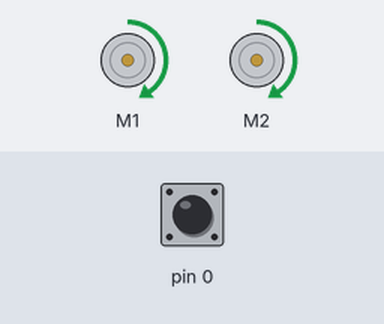
Recording of a sketch running on a simulated Arduino Leonardo, built with avr-gcc and run on an emulated ATmega32U4. On the bench: 2 × DC motor (green arrow = forward, orange = backward, longer = faster). Inputs (shaded band) come from the test bench; at power-on: pin 0 LOW. What the sketch prints to the serial monitor is not drawn.

Above: at 1.2 s.
1.3 s: pin 0 driven HIGH
At 2.4 s:
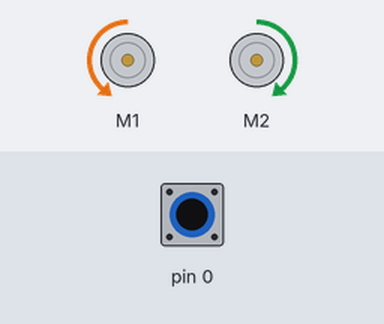
2.8 s: pin 0 driven LOW
At 4.0 s:
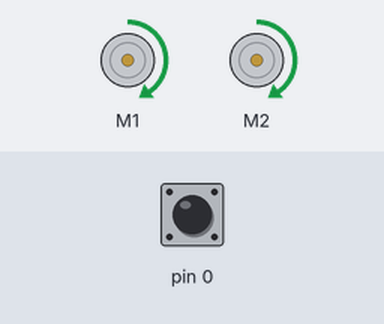
4.3 s: pin 0 pulsed HIGH 5 times (0.12 s each, 0.3 s apart)
At 4.7 s:
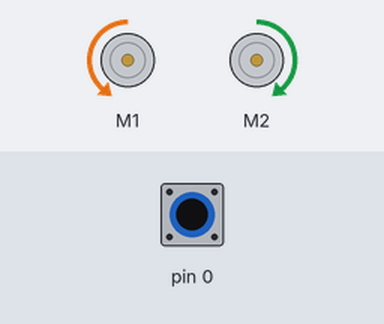
Timing chart, 0 to 7.3 s (numbered marks = the images above; inputs shaded):
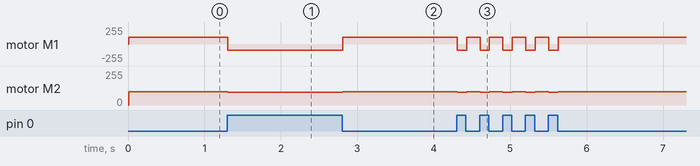

Measured:
- after the input at 1.3 s, motor M1: forward 101/255 → backward 95/255 at once; motor M2: forward 101/255 → forward 95/255 at once
- after the input at 2.8 s, motor M1: backward 95/255 → forward 101/255 at once; motor M2: forward 95/255 → forward 101/255 at once

The sketch:

CurveFollow.ino
```cpp
/*
Drives a Zumo32U4 robot to follow a white curve projected onto a surface.  The
assumption is that these are one of the Zumos equipped with a modified front
sensor array where the IR line tracking have been replaced with optical light
phototransistors.

Sensor reading 0 = white light
Sensor reading 2000 = black light
*/

#include <Wire.h>
#include <Zumo32U4.h>

// If the absolute value of the balance factor exceeds this threshold, do
// an in-place turn as opposed to forward movement.
const double IN_PLACE_TURN_THRESHOLD = 0.2;

// Motion-related constant which may need to be tuned.
const double TURN_FACTOR = 0.6;

// Maximum speed to apply to setSpeeds.  Nominally, this is 400 but we can
// decrease it to slow the robot down.
const int MAX_SPEED = 400;
const int IN_PLACE_MAX_SPEED = 150;

const double MAX_SENSOR_VALUE = 2000;
const int NUM_SENSORS = 4;

// Global objects
Zumo32U4Motors motors;
Zumo32U4LineSensors lineSensors;
int lineSensorValues[NUM_SENSORS];

#define BUFFER_SIZE 10
int lBuffer[BUFFER_SIZE];
int clBuffer[BUFFER_SIZE];
int crBuffer[BUFFER_SIZE];
int rBuffer[BUFFER_SIZE];

void setup()
{
    uint8_t pins[] = { SENSOR_DOWN1, SENSOR_DOWN2, SENSOR_DOWN4, SENSOR_DOWN5 };

    lineSensors.init(pins, 4);
}

void loop()
{
//    delay(30);

    lineSensors.read(lineSensorValues);

    // Shift existing elements towards the head (erasing it).
    for (int i=1; i<BUFFER_SIZE; ++i) {
        lBuffer[i-1] = lBuffer[i];
        clBuffer[i-1] = clBuffer[i];
        crBuffer[i-1] = crBuffer[i];
        rBuffer[i-1] = rBuffer[i];
    }

    // Add the newest value at the tail.
    lBuffer[BUFFER_SIZE-1] = lineSensorValues[0];
    clBuffer[BUFFER_SIZE-1] = lineSensorValues[1];
    crBuffer[BUFFER_SIZE-1] = lineSensorValues[2];
    rBuffer[BUFFER_SIZE-1] = lineSensorValues[3];

    // Compute averages over each buffer
    double lAverage = 0;
    double clAverage = 0;
    double crAverage = 0;
    double rAverage = 0;
    for (int i = 0; i < BUFFER_SIZE; i++) {
        lAverage += lBuffer[i];
        clAverage += clBuffer[i];
        crAverage += crBuffer[i];
        rAverage += rBuffer[i];
    }
    lAverage /= BUFFER_SIZE;
    clAverage /= BUFFER_SIZE;
    crAverage /= BUFFER_SIZE;
    rAverage /= BUFFER_SIZE;

    /*
    Serial.print("AVERAGES. l, cl, cr, r: ");
    Serial.print(lAverage);
    Serial.print(" ");
    Serial.print(clAverage);
    Serial.print(" ");
    Serial.print(crAverage);
    Serial.print(" ");
    Serial.print(rAverage);
    Serial.print("\n");
    */

    // All four sensor values, normalized to [0, 1] where white = 1.
    //double l = (MAX_SENSOR_VALUE - lineSensorValues[0]) / MAX_SENSOR_VALUE;
    //double cl = (MAX_SENSOR_VALUE - lineSensorValues[1]) / MAX_SENSOR_VALUE;
    //double cr = (MAX_SENSOR_VALUE - lineSensorValues[2]) / MAX_SENSOR_VALUE;
    //double r = (MAX_SENSOR_VALUE - lineSensorValues[3]) / MAX_SENSOR_VALUE;
    double l = (MAX_SENSOR_VALUE - lAverage) / MAX_SENSOR_VALUE;
    double cl = (MAX_SENSOR_VALUE - clAverage) / MAX_SENSOR_VALUE;
    double cr = (MAX_SENSOR_VALUE - crAverage) / MAX_SENSOR_VALUE;
    double r = (MAX_SENSOR_VALUE - rAverage) / MAX_SENSOR_VALUE;

    double maximum = max(l, max(cl, max(cr, r)));
    if (maximum < 0.2) {
        motors.setSpeeds(0, 0);

        Serial.print("STOPPED. l, cl, cr, r: ");
        Serial.print(l);
        Serial.print(" ");
        Serial.print(cl);
        Serial.print(" ");
        Serial.print(cr);
        Serial.print(" ");
        Serial.print(r);
        Serial.print(", maximum: ");
        Serial.print(maximum);
        Serial.print("\n");
        return;
    }

    // balance is effectively an error term which is zero when the amount of
    // light is perfectly balanced on either side; -1 when the light is on the
    // left; +1 when it is on the right.
    double balance = 0.5 * (l + cl - cr - r);

    // If |balance| exceeds the threshold, then do in in-place turn.  Otherwise
    // move forward to minimize balance.
    int16_t leftSpeed = 0;
    int16_t rightSpeed = 0;
    if (abs(balance) > IN_PLACE_TURN_THRESHOLD) {
        if (balance > 0) {
            leftSpeed = -IN_PLACE_MAX_SPEED;
            rightSpeed = IN_PLACE_MAX_SPEED;
        } else {
            leftSpeed = IN_PLACE_MAX_SPEED;
            rightSpeed = -IN_PLACE_MAX_SPEED;
        }
    } else {
        // These values are in the range [-1, 1].
        double rawLeftSpeed = (1 - TURN_FACTOR) - TURN_FACTOR * balance;
        double rawRightSpeed = (1 - TURN_FACTOR) + TURN_FACTOR * balance;

        // Scale up to the maximum speed of the robot for each wheel.
        // setSpeeds expects values in the range [-400, 400].
        leftSpeed = (int16_t)(MAX_SPEED * rawLeftSpeed);
        rightSpeed = (int16_t)(MAX_SPEED * rawRightSpeed);

        Serial.print("GO. l, cl, cr, r: ");
        Serial.print(l);
        Serial.print(" ");
        Serial.print(cl);
        Serial.print(" ");
        Serial.print(cr);
        Serial.print(" ");
        Serial.print(r);
        Serial.print(", balance: ");
        Serial.print(balance);
        Serial.print(", raw speeds: ");
        Serial.print(rawLeftSpeed);
        Serial.print("  ");
        Serial.print(rawRightSpeed);
        Serial.print(", speeds: ");
        Serial.print(leftSpeed);
        Serial.print(" ");
        Serial.print(rightSpeed);
        Serial.print("\n");
    }

    motors.setSpeeds(leftSpeed, rightSpeed);
}
```
